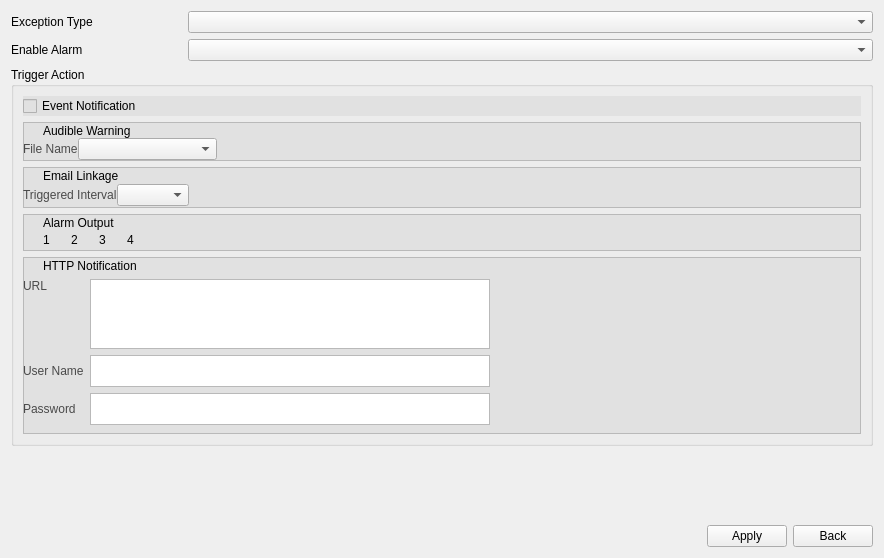
<?xml version="1.0" encoding="UTF-8"?>
<ui version="4.0">
 <class>PageException</class>
 <widget class="QWidget" name="PageException">
  <property name="geometry">
   <rect>
    <x>0</x>
    <y>0</y>
    <width>884</width>
    <height>558</height>
   </rect>
  </property>
  <property name="windowTitle">
   <string>Form</string>
  </property>
  <layout class="QGridLayout" name="gridLayout_5">
   <item row="0" column="0">
    <layout class="QGridLayout" name="gridLayout_3">
     <item row="0" column="1">
      <widget class="ComboBox" name="comboBox_exceptionType">
       <property name="sizePolicy">
        <sizepolicy hsizetype="Preferred" vsizetype="Fixed">
         <horstretch>4</horstretch>
         <verstretch>0</verstretch>
        </sizepolicy>
       </property>
      </widget>
     </item>
     <item row="0" column="0">
      <widget class="QLabel" name="label_exceptionType">
       <property name="sizePolicy">
        <sizepolicy hsizetype="Preferred" vsizetype="Preferred">
         <horstretch>1</horstretch>
         <verstretch>0</verstretch>
        </sizepolicy>
       </property>
       <property name="text">
        <string>Exception Type</string>
       </property>
      </widget>
     </item>
     <item row="1" column="0">
      <widget class="QLabel" name="labelEnable">
       <property name="text">
        <string>Enable Alarm</string>
       </property>
      </widget>
     </item>
     <item row="1" column="1">
      <widget class="ComboBox" name="comboBoxEnable"/>
     </item>
    </layout>
   </item>
   <item row="1" column="0">
    <widget class="QGroupBox" name="groupBox">
     <property name="title">
      <string>Trigger Action</string>
     </property>
     <property name="flat">
      <bool>true</bool>
     </property>
     <layout class="QVBoxLayout" name="verticalLayout_5">
      <item>
       <widget class="QWidget" name="widget" native="true">
        <layout class="QVBoxLayout" name="verticalLayout_2">
         <property name="spacing">
          <number>0</number>
         </property>
         <property name="leftMargin">
          <number>0</number>
         </property>
         <property name="topMargin">
          <number>0</number>
         </property>
         <property name="rightMargin">
          <number>0</number>
         </property>
         <property name="bottomMargin">
          <number>0</number>
         </property>
         <item>
          <widget class="QCheckBox" name="checkBox_event">
           <property name="styleSheet">
            <string notr="true">QCheckBox
{
background-color: #E1E1E1;
}</string>
           </property>
           <property name="text">
            <string>Event Notification</string>
           </property>
          </widget>
         </item>
        </layout>
       </widget>
      </item>
      <item>
       <widget class="QWidget" name="widget_2" native="true">
        <property name="styleSheet">
         <string notr="true">#widget_2
{
border: 1px solid #B9B9B9;
background-color: #E1E1E1;
}
QCheckBox
{
border: 0px;
background-color: transparent;
}
QLabel
{
color:#4A4A4A;
background-color: #E1E1E1;
border-left: 1px solid #B9B9B9;
}
ComboBox
{
width:154px;
margin:4px;
background-color: #FFFFFF;
}
QComboBox:disabled
{
    background-color: rgb(190, 190, 190);
    color: #4A4A4A;
}</string>
        </property>
        <layout class="QVBoxLayout" name="verticalLayout_4">
         <property name="spacing">
          <number>0</number>
         </property>
         <property name="leftMargin">
          <number>0</number>
         </property>
         <property name="topMargin">
          <number>1</number>
         </property>
         <property name="rightMargin">
          <number>0</number>
         </property>
         <property name="bottomMargin">
          <number>1</number>
         </property>
         <item>
          <widget class="QCheckBox" name="checkBox_audible">
           <property name="text">
            <string>Audible Warning</string>
           </property>
          </widget>
         </item>
         <item>
          <widget class="QWidget" name="widgetAudioFile" native="true">
           <layout class="QGridLayout" name="gridLayout_2">
            <property name="leftMargin">
             <number>0</number>
            </property>
            <property name="topMargin">
             <number>0</number>
            </property>
            <property name="rightMargin">
             <number>0</number>
            </property>
            <property name="bottomMargin">
             <number>0</number>
            </property>
            <property name="spacing">
             <number>0</number>
            </property>
            <item row="0" column="0">
             <layout class="QHBoxLayout" name="horizontalLayoutAudioFile">
              <item>
               <widget class="QLabel" name="labelAudioFile">
                <property name="text">
                 <string>File Name</string>
                </property>
               </widget>
              </item>
              <item>
               <widget class="ComboBox" name="comboBoxAudioFile">
                <property name="minimumSize">
                 <size>
                  <width>139</width>
                  <height>0</height>
                 </size>
                </property>
                <property name="layoutDirection">
                 <enum>Qt::LeftToRight</enum>
                </property>
               </widget>
              </item>
              <item>
               <spacer name="horizontalSpacer_4">
                <property name="orientation">
                 <enum>Qt::Horizontal</enum>
                </property>
                <property name="sizeHint" stdset="0">
                 <size>
                  <width>78</width>
                  <height>17</height>
                 </size>
                </property>
               </spacer>
              </item>
             </layout>
            </item>
           </layout>
          </widget>
         </item>
        </layout>
       </widget>
      </item>
      <item>
       <widget class="QWidget" name="widget_email" native="true">
        <property name="styleSheet">
         <string notr="true">#widget_email
{
border: 1px solid #B9B9B9;
background-color: #E1E1E1;
}
QCheckBox
{
border: 0px;
background-color: transparent;
}
QLabel
{
color:#4A4A4A;
background-color: #E1E1E1;
border-left: 1px solid #B9B9B9;
}
ComboBox
{
width:100px;
margin:4px;
background-color: #FFFFFF;
}
QComboBox:disabled
{
    background-color: rgb(190, 190, 190);
    color: #4A4A4A;
}</string>
        </property>
        <layout class="QVBoxLayout" name="verticalLayout">
         <property name="spacing">
          <number>0</number>
         </property>
         <property name="leftMargin">
          <number>0</number>
         </property>
         <property name="topMargin">
          <number>1</number>
         </property>
         <property name="rightMargin">
          <number>0</number>
         </property>
         <property name="bottomMargin">
          <number>1</number>
         </property>
         <item>
          <widget class="QCheckBox" name="checkBox_email">
           <property name="enabled">
            <bool>true</bool>
           </property>
           <property name="text">
            <string>Email Linkage</string>
           </property>
          </widget>
         </item>
         <item>
          <widget class="QWidget" name="widget_email_interval" native="true">
           <layout class="QGridLayout" name="gridLayout">
            <property name="leftMargin">
             <number>0</number>
            </property>
            <property name="topMargin">
             <number>0</number>
            </property>
            <property name="rightMargin">
             <number>0</number>
            </property>
            <property name="bottomMargin">
             <number>0</number>
            </property>
            <property name="spacing">
             <number>0</number>
            </property>
            <item row="0" column="0">
             <layout class="QHBoxLayout" name="horizontalLayout_email_interval">
              <property name="sizeConstraint">
               <enum>QLayout::SetFixedSize</enum>
              </property>
              <item>
               <widget class="QLabel" name="label_email_interval">
                <property name="text">
                 <string>Triggered Interval</string>
                </property>
               </widget>
              </item>
              <item>
               <widget class="ComboBox" name="comboBox_email_interval"/>
              </item>
              <item>
               <spacer name="horizontalSpacer_3">
                <property name="orientation">
                 <enum>Qt::Horizontal</enum>
                </property>
                <property name="sizeHint" stdset="0">
                 <size>
                  <width>24</width>
                  <height>24</height>
                 </size>
                </property>
               </spacer>
              </item>
             </layout>
            </item>
           </layout>
          </widget>
         </item>
        </layout>
       </widget>
      </item>
      <item>
       <widget class="QWidget" name="widget_alarmout" native="true">
        <property name="styleSheet">
         <string notr="true">#widget_alarmout
{
border: 1px solid #B9B9B9;
background-color: #E1E1E1;
}
QCheckBox
{
border: 0px;
background-color: transparent;
}</string>
        </property>
        <layout class="QVBoxLayout" name="verticalLayout_3">
         <property name="spacing">
          <number>0</number>
         </property>
         <property name="leftMargin">
          <number>0</number>
         </property>
         <property name="topMargin">
          <number>1</number>
         </property>
         <property name="rightMargin">
          <number>0</number>
         </property>
         <property name="bottomMargin">
          <number>1</number>
         </property>
         <item>
          <widget class="QCheckBox" name="checkBox_alarmoutAll">
           <property name="text">
            <string>Alarm Output</string>
           </property>
          </widget>
         </item>
         <item>
          <layout class="QHBoxLayout" name="horizontalLayout_3">
           <item>
            <widget class="QCheckBox" name="checkBox_alarmout1">
             <property name="text">
              <string>1</string>
             </property>
            </widget>
           </item>
           <item>
            <widget class="QCheckBox" name="checkBox_alarmout2">
             <property name="text">
              <string>2</string>
             </property>
            </widget>
           </item>
           <item>
            <widget class="QCheckBox" name="checkBox_alarmout3">
             <property name="text">
              <string>3</string>
             </property>
            </widget>
           </item>
           <item>
            <widget class="QCheckBox" name="checkBox_alarmout4">
             <property name="text">
              <string>4</string>
             </property>
            </widget>
           </item>
           <item>
            <spacer name="horizontalSpacer_2">
             <property name="orientation">
              <enum>Qt::Horizontal</enum>
             </property>
             <property name="sizeHint" stdset="0">
              <size>
               <width>40</width>
               <height>20</height>
              </size>
             </property>
            </spacer>
           </item>
          </layout>
         </item>
        </layout>
       </widget>
      </item>
      <item>
       <widget class="QWidget" name="widget_3" native="true">
        <property name="enabled">
         <bool>true</bool>
        </property>
        <property name="minimumSize">
         <size>
          <width>50</width>
          <height>0</height>
         </size>
        </property>
        <property name="styleSheet">
         <string notr="true">#widget_3
{
border: 1px solid #B9B9B9;
background-color: #E1E1E1;
}
QCheckBox
{
border: 0px;
background-color: transparent;
}
QLabel
{
color:#4A4A4A;
background-color: #E1E1E1;
border-left: 1px solid #B9B9B9;
}
QLineEdit
{
    min-height: 30px;
    background-color: #FFFFFF;
    color: #4A4A4A;
    padding-left: 20px;
    border: 1px solid #b9b9b9;
}
QLineEdit:disabled
{
    background-color: rgb(190, 190, 190);
    color: #4A4A4A;
}
QTextEdit
{
    min-height: 30px;
    background-color: #FFFFFF;
    color: #4A4A4A;
    padding-left: 20px;
    border: 1px solid #b9b9b9;
}
QTextEdit:disabled
{
    background-color: rgb(190, 190, 190);
    color: #4A4A4A;
}
</string>
        </property>
        <layout class="QVBoxLayout" name="verticalLayout_6">
         <property name="leftMargin">
          <number>0</number>
         </property>
         <property name="topMargin">
          <number>1</number>
         </property>
         <property name="rightMargin">
          <number>0</number>
         </property>
         <property name="bottomMargin">
          <number>9</number>
         </property>
         <item>
          <widget class="QCheckBox" name="checkBoxHTTP">
           <property name="text">
            <string>HTTP Notification</string>
           </property>
          </widget>
         </item>
         <item>
          <widget class="QWidget" name="widgetHTTP" native="true">
           <layout class="QGridLayout" name="gridLayout_4">
            <property name="leftMargin">
             <number>0</number>
            </property>
            <property name="topMargin">
             <number>0</number>
            </property>
            <property name="rightMargin">
             <number>0</number>
            </property>
            <property name="bottomMargin">
             <number>0</number>
            </property>
            <item row="2" column="0">
             <widget class="QLabel" name="labelPassword">
              <property name="text">
               <string>Password</string>
              </property>
             </widget>
            </item>
            <item row="0" column="0">
             <widget class="QWidget" name="widget_5" native="true">
              <property name="sizePolicy">
               <sizepolicy hsizetype="Preferred" vsizetype="Preferred">
                <horstretch>0</horstretch>
                <verstretch>0</verstretch>
               </sizepolicy>
              </property>
              <property name="maximumSize">
               <size>
                <width>16777215</width>
                <height>70</height>
               </size>
              </property>
              <layout class="QVBoxLayout" name="verticalLayout_7">
               <property name="leftMargin">
                <number>0</number>
               </property>
               <property name="topMargin">
                <number>0</number>
               </property>
               <property name="rightMargin">
                <number>0</number>
               </property>
               <property name="bottomMargin">
                <number>0</number>
               </property>
               <item>
                <widget class="QLabel" name="labelURL">
                 <property name="text">
                  <string>URL</string>
                 </property>
                </widget>
               </item>
               <item>
                <spacer name="verticalSpacer_2">
                 <property name="orientation">
                  <enum>Qt::Vertical</enum>
                 </property>
                 <property name="sizeHint" stdset="0">
                  <size>
                   <width>20</width>
                   <height>40</height>
                  </size>
                 </property>
                </spacer>
               </item>
              </layout>
             </widget>
            </item>
            <item row="0" column="2">
             <widget class="MyTextEdit" name="textEditURL">
              <property name="enabled">
               <bool>true</bool>
              </property>
              <property name="sizePolicy">
               <sizepolicy hsizetype="Preferred" vsizetype="Expanding">
                <horstretch>0</horstretch>
                <verstretch>0</verstretch>
               </sizepolicy>
              </property>
              <property name="minimumSize">
               <size>
                <width>400</width>
                <height>32</height>
               </size>
              </property>
              <property name="maximumSize">
               <size>
                <width>16777215</width>
                <height>70</height>
               </size>
              </property>
             </widget>
            </item>
            <item row="2" column="2">
             <widget class="MyLineEdit" name="lineEditPassword">
              <property name="sizePolicy">
               <sizepolicy hsizetype="Preferred" vsizetype="Fixed">
                <horstretch>0</horstretch>
                <verstretch>0</verstretch>
               </sizepolicy>
              </property>
              <property name="maximumSize">
               <size>
                <width>16777215</width>
                <height>16777215</height>
               </size>
              </property>
              <property name="maxLength">
               <number>64</number>
              </property>
              <property name="echoMode">
               <enum>QLineEdit::Password</enum>
              </property>
             </widget>
            </item>
            <item row="1" column="2">
             <widget class="MyLineEdit" name="lineEditUserName">
              <property name="sizePolicy">
               <sizepolicy hsizetype="Preferred" vsizetype="Fixed">
                <horstretch>0</horstretch>
                <verstretch>0</verstretch>
               </sizepolicy>
              </property>
              <property name="maximumSize">
               <size>
                <width>16777215</width>
                <height>16777215</height>
               </size>
              </property>
              <property name="maxLength">
               <number>32</number>
              </property>
             </widget>
            </item>
            <item row="1" column="0">
             <widget class="QLabel" name="labelUserName">
              <property name="text">
               <string>User Name</string>
              </property>
             </widget>
            </item>
            <item row="0" column="3">
             <spacer name="horizontalSpacer_5">
              <property name="orientation">
               <enum>Qt::Horizontal</enum>
              </property>
              <property name="sizeHint" stdset="0">
               <size>
                <width>40</width>
                <height>20</height>
               </size>
              </property>
             </spacer>
            </item>
           </layout>
          </widget>
         </item>
        </layout>
       </widget>
      </item>
     </layout>
    </widget>
   </item>
   <item row="2" column="0">
    <spacer name="verticalSpacer">
     <property name="orientation">
      <enum>Qt::Vertical</enum>
     </property>
     <property name="sizeHint" stdset="0">
      <size>
       <width>20</width>
       <height>20</height>
      </size>
     </property>
    </spacer>
   </item>
   <item row="3" column="0">
    <layout class="QHBoxLayout" name="horizontalLayout_2">
     <item>
      <spacer name="horizontalSpacer">
       <property name="orientation">
        <enum>Qt::Horizontal</enum>
       </property>
       <property name="sizeHint" stdset="0">
        <size>
         <width>40</width>
         <height>20</height>
        </size>
       </property>
      </spacer>
     </item>
     <item>
      <widget class="MyPushButton" name="pushButton_apply">
       <property name="text">
        <string>Apply</string>
       </property>
      </widget>
     </item>
     <item>
      <widget class="MyPushButton" name="pushButton_back">
       <property name="text">
        <string>Back</string>
       </property>
      </widget>
     </item>
    </layout>
   </item>
  </layout>
 </widget>
 <customwidgets>
  <customwidget>
   <class>ComboBox</class>
   <extends>QComboBox</extends>
   <header>combobox.h</header>
  </customwidget>
  <customwidget>
   <class>MyPushButton</class>
   <extends>QPushButton</extends>
   <header>mypushbutton.h</header>
  </customwidget>
  <customwidget>
   <class>MyLineEdit</class>
   <extends>QLineEdit</extends>
   <header>mylineedit.h</header>
  </customwidget>
  <customwidget>
   <class>MyTextEdit</class>
   <extends>QTextEdit</extends>
   <header>MyTextEdit.h</header>
  </customwidget>
 </customwidgets>
 <resources/>
 <connections/>
</ui>
